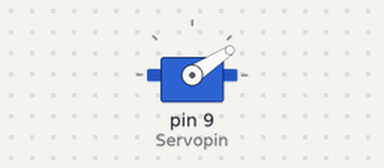
A sketch run on a simulated Arduino Uno, built with avr-gcc and run on an emulated ATmega328P. Shown: servo.

Above: at 0.15 s.
Timing chart, 0 to 40.0 s (numbered marks = the images above):
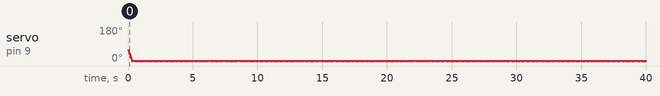

The sketch:

__1.ino
```cpp
/*舵机转向模块*/

#include <Servo.h>

Servo myservo;
int Servopin = 9;
int ANG_L = 115;
int ANG_mid = 80;
int ANG_R = 45;
int angle = 60;
int data = 0;
void setup()
{
  myservo.attach(Servopin);
}

void loop() {
  //舵机逻辑部分
  if (data > angle) {
    ANG_L = data;
  }
  if (data == ANG_mid) {
    ANG_mid = data;
  }
  if (data < angle) {
    ANG_R = data;
  }

  if (data > angle) {
    turnL();
  }
  else {
    if (data == ANG_mid) {
      _init();
    }
    else {
      if (data < angle) {
        turnR();
      }
    }
  }
}

/*左转*/
void turnL() {
  for (; angle <= ANG_L; angle++) {
    myservo.write(angle);
    delay(5);
  }
}
/*右转*/
void turnR() {
  for (
    ; angle >= ANG_R; angle-- ) {
    myservo.write(angle);
    delay(5);
  }
}

/*正向*/
void _init() {
  myservo.write(data);
  delay(5);
}
```
